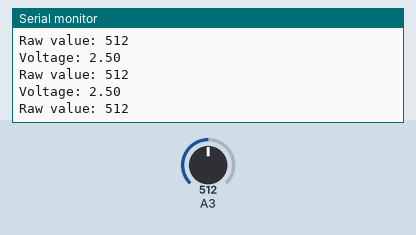
The sketch below on a simulated Arduino Uno, built with avr-gcc and run on an emulated ATmega328P. Parts: the last lines printed to the serial monitor. The inputs (shaded band) are chosen by the test bench; at power-on: A3 = 512.

Above: at 1.2 s.
1.3 s: A3 set to 716
At 1.39 s:
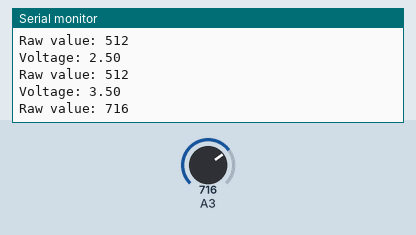
2.8 s: A3 set to 900
At 2.81 s:
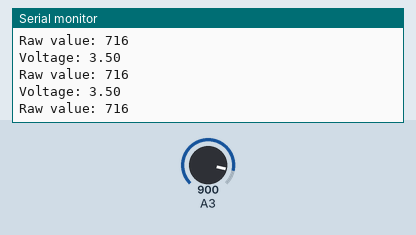
Timing chart, 0 to 5.8 s (numbered marks = the images above; inputs shaded):
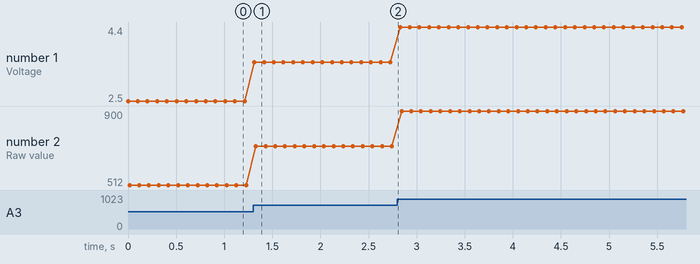

The sketch:

GRS_example.ino
```cpp
/*
  GRS_example.ino
  This code demonstrates the use of the GRS class and transmits
  both the raw AD conversion result and a calculated voltage
  over the serial at 9600 Baud.
  Author: Anna Zovaro
  Date: 13th of September, 2014
*/

#include <stdlib.h>
#include <stdio.h>

#include "GRS.h"
#include "Arduino.h"

#define PIN 3          // analog input pin

GRS gammaRaySensor(PIN); // GRS object
double val = 0;          // variable to store read value
int rawVal = 0;          // variable to store raw ADC result

void setup(void)
{
  Serial.begin(9600);
}

void loop(void)
{
  // sending the data over serial
  rawVal = gammaRaySensor.getAnalogReadVal();
  val = gammaRaySensor.getVoltage();
  // printing the values over serial
  Serial.print("Voltage: "); Serial.println(val);
  Serial.print("Raw value: "); Serial.println(rawVal);
  delay(100);
}
```

GRS.cpp
```cpp
/*
  GRS.cpp - library for obtaining data from the gamma ray sensor.
  Author: Anna Zovaro
  Date: 13th of September, 2014
*/
#include "Arduino.h"
#include "GRS.h"

// intialises an instace of a GRS object
// inputs: pin - analog pin on which to connect the GRS
GRS::GRS(int pin)
{
  _pin = pin;
  pinMode(pin, INPUT);
}

// returns the raw ADC result (an integer between 0 and 1023)
int GRS::getAnalogReadVal(void)
{
  _analogReadVal = analogRead(_pin);
  return _analogReadVal;
}

// returns the ADC result converted to a double
double GRS::getVoltage(void)
{
  _analogReadVal = analogRead(_pin);
  _voltage = (double) _analogReadVal / 1023 * 5.0;  // converting to a voltage between 0 and 5V
  return _voltage;
}
```

GRS.h
```cpp
/*
  GRS.h - a library for obtaining data from the gamma ray sensor.
  Author: Anna Zovaro
  Date: 13th of September, 2014
*/
#ifndef GRS_h
#define GRS_h

#include "Arduino.h"

class GRS
{
  public:
    GRS(int pin);  // class constructor
    double getVoltage(void);     // returns the voltage on the pin (0 - 5 V)
    int getAnalogReadVal(void);  // returns the raw result of the AD conversion
  private:
    int _pin;        //
    int _analogReadVal;  // AD conversion result (integer between 0 and 1023)
    double _voltage;     // AD conversion result converted to a voltage
};

#endif
```

Measured:
- after the input at 1.3 s, the serial monitor: prints a new line at once (image 1)
- plotted number 1: 2.5 → 3.5 after the input at 1.3 s, 3.5 → 4.4 after the input at 2.8 s
- plotted number 2: 512 → 716 after the input at 1.3 s, 716 → 900 after the input at 2.8 s
